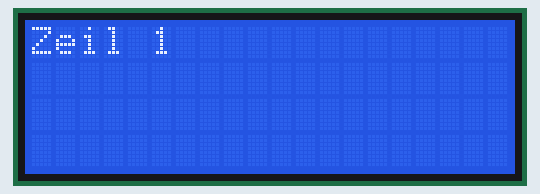
This sketch was run on a simulated ESP32. Parts: 20×4 character LCD.

Above: at 0.1 s.
At 0.6 s:
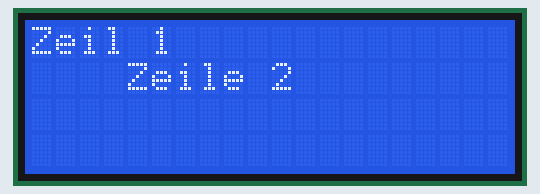
At 1.1 s:
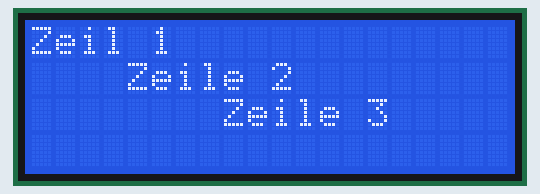
At 1.6 s:
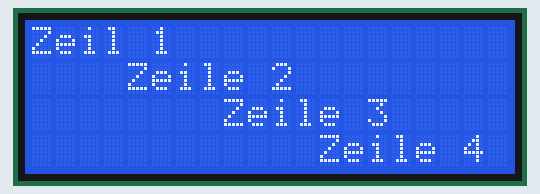

The sketch:

Test-1.ino
```cpp
// YWROBOT
// Compatible with the Arduino IDE 1.0
// Library version:1.1
#include <Wire.h> // WICHTIG: Wird für die Pin-Zuweisung benötigt
#include <LiquidCrystal_I2C.h>

// I2C Pins für den ESP32 definieren
#define I2C_SDA_PIN 18 // GPIO 18 für SDA
#define I2C_SCL_PIN 19 // GPIO 19 für SCL

LiquidCrystal_I2C lcd(0x27,20,4); // Adresse und Display-Größe festlegen

void setup()
{

  Wire.begin(I2C_SDA_PIN, I2C_SCL_PIN);


  lcd.init(); // initialize the lcd
  lcd.backlight();
}

void loop()
{
  lcd.setCursor(0,0);
  lcd.print("Zeil 1");
  delay(500);
  lcd.setCursor(4,1);
  lcd.print("Zeile 2");
  delay(500);
  lcd.setCursor(8,2);
  lcd.print("Zeile 3");
  delay(500);
  lcd.setCursor(12,3);
  lcd.print("Zeile 4");
  delay(500);

}
```

Measured:
- what the display in image 1 shows lasts 0.5 s, from 0.6 s to 1.1 s
